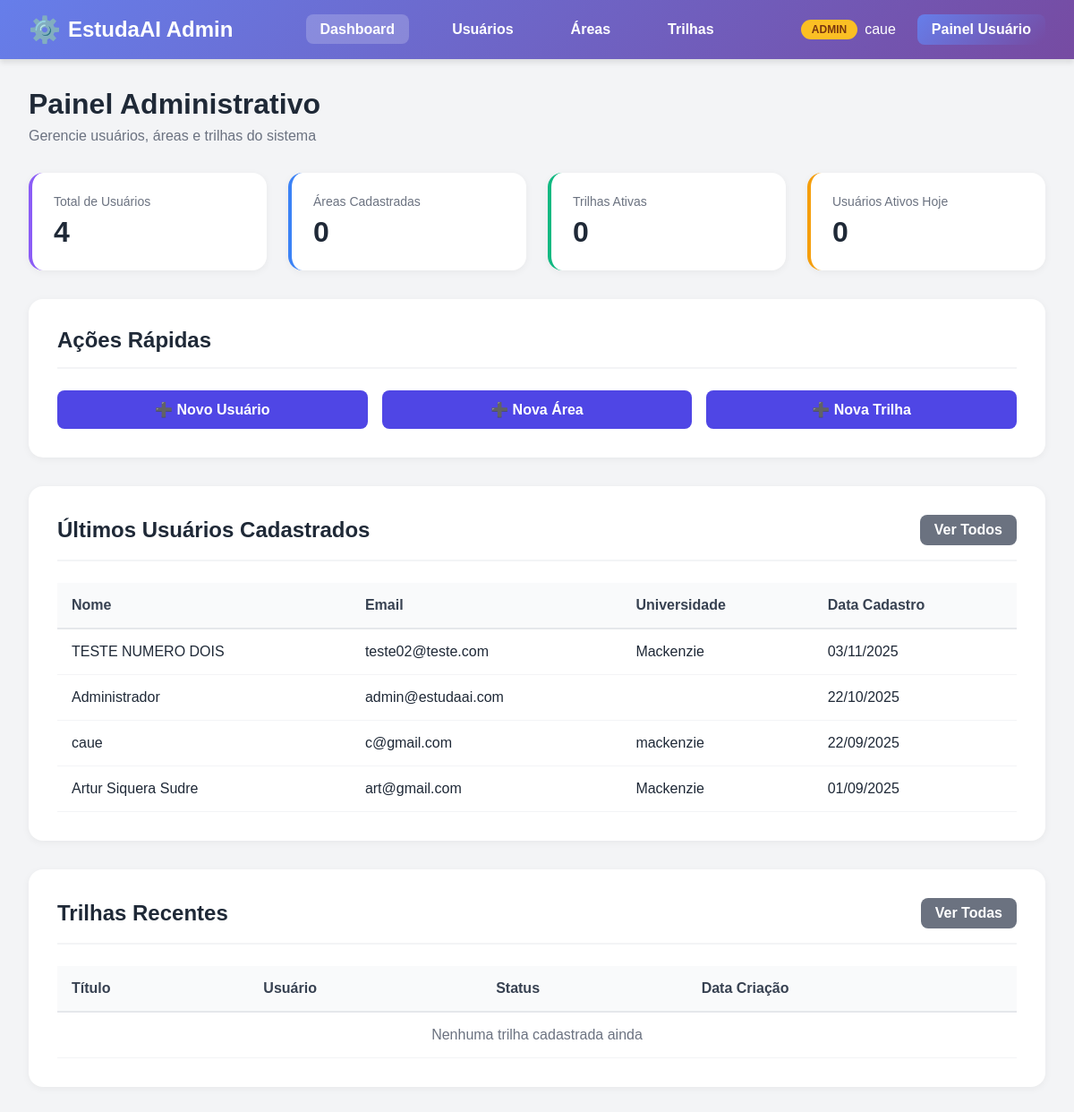
The app's page /usuarios/admin-panel/ (signed in), older data.
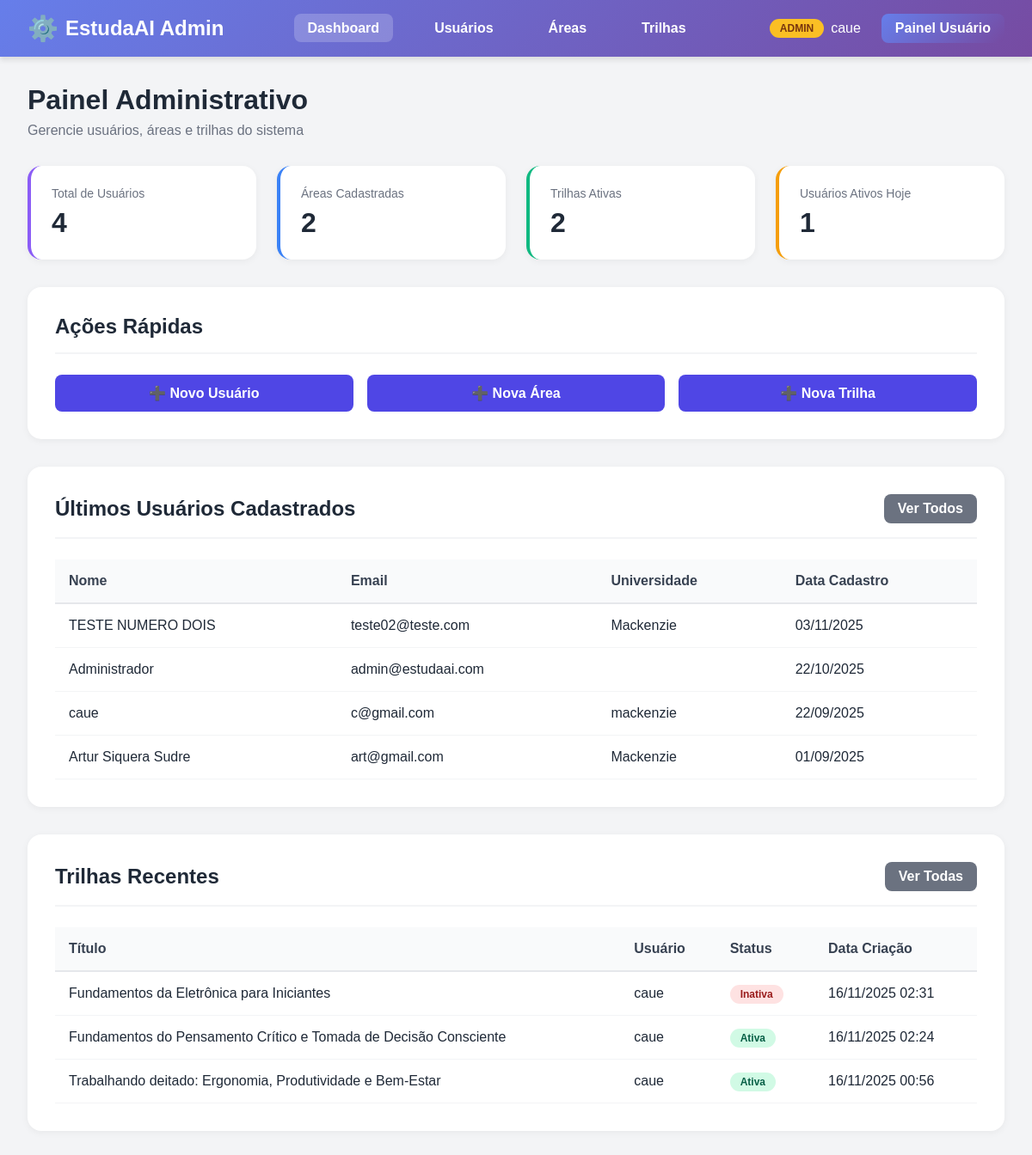
The same page, newer data.
### usuarios/models.py (models this page shows, shortened)
class Usuario(AbstractUser): #criação de uma classe usuário
    nome = models.CharField(max_length=100)#Char pois é tudo caracter, o tamanho pode variar, sendo de caso a caso
    email = models.EmailField(unique=True)#modelo específico de email, pois email tem seus peculiaridades, ex: @
    universidade = models.CharField(max_length=255)#Char pois é tudo caracter
    curso = models.CharField(max_length=255)#Char pois é tudo caracter
    ano_formatura = models.IntegerField(null=True, blank=True, validators=[MinValueValidator(2000), MaxValueValidator(2060)])# Intenger para números inteiros, null=True --> o Banco não dará erro se estiver vazio
    idade = models.IntegerField(null=True, blank=True, validators=[MinValueValidator(8), MaxValueValidator(100)])#blank=True --> o django aceitará formulários com essa parte em branco, mine max value validator para validar e não ter número absurdoss
    nome = models.CharField(max_length=100)  # Nome completo do usuário
    email = models.EmailField(unique=True)  # Email único no sistema
    universidade = models.CharField(max_length=255)  # Nome da universidade
    curso = models.CharField(max_length=255)  # Nome do curso
    ano_formatura = models.IntegerField(
        null=True, blank=True,  # Permite valores vazios
        validators=[MinValueValidator(2000), MaxValueValidator(2060)]  # Entre 2000 e 2060
    )
    idade = models.IntegerField(
        null=True, blank=True,  # Permite valores vazios
        validators=[MinValueValidator(8), MaxValueValidator(100)]  # Entre 8 e 100 anos
    )
    REQUIRED_FIELDS = ['nome', 'email', 'universidade', 'curso', 'ano_formatura', 'idade']

### api/models.py (models this page shows, shortened)
class Trilha(models.Model):
    usuario = models.ForeignKey(Usuario, on_delete=models.CASCADE, related_name='trilhas')
    titulo = models.CharField(max_length=200)
    descricao = models.TextField(blank=True)
    area = models.ForeignKey(Area, on_delete=models.SET_NULL, null=True, blank=True, related_name='trilhas')
    conteudo = models.TextField(blank=True, help_text="Conteúdo JSON da trilha gerada pela IA")
    ativa = models.BooleanField(default=True)
    data_criacao = models.DateTimeField(auto_now_add=True)
    data_atualizacao = models.DateTimeField(auto_now=True)
    class Meta:
        ordering = ['-data_criacao']
        verbose_name = 'Trilha'
        verbose_name_plural = 'Trilhas'

### usuarios/views.py (the view)
# urls.py: path('admin-panel/', views.admin_dashboard, name='admin_dashboard'),  # Dashboard admin
@login_required(login_url='login')
@user_passes_test(user_is_staff, login_url='dashboard')
def admin_dashboard(request):
    total_usuarios = Usuario.objects.count()
    total_areas = Area.objects.count()
    total_trilhas = Trilha.objects.filter(ativa=True).count()
    hoje = timezone.now()
    ontem = hoje - timedelta(days=1)
    usuarios_ativos_hoje = Usuario.objects.filter(last_login__gte=ontem).count()
    ultimos_usuarios = Usuario.objects.order_by('-date_joined')[:5]
    ultimas_trilhas = Trilha.objects.select_related('usuario', 'area').order_by('-data_criacao')[:5]
    context = {
        'total_usuarios': total_usuarios,
        'total_areas': total_areas,
        'total_trilhas': total_trilhas,
        'usuarios_ativos_hoje': usuarios_ativos_hoje,
        'ultimos_usuarios': ultimos_usuarios,
        'ultimas_trilhas': ultimas_trilhas,
    }
    return render(request, 'usuarios/admin/admin_dashboard.html', context)

### usuarios/views.py (called while the page is built)
def user_is_staff(user):
    return user.is_staff

### usuarios/templates/usuarios/admin/admin_dashboard.html (shortened to what the changed rows need)
{% load static %}
<!DOCTYPE html>
<html lang="pt-BR">
<head>
    <link rel="stylesheet" href="{% static 'usuarios/admin-style.css' %}">
</head>
<body>
    <header class="admin-navbar">
        <nav class="admin-nav-container">
            <div class="admin-user-info">
                <span class="admin-badge">ADMIN</span>
                <span>{{ user.username }}</span>
                <a href="{% url 'dashboard' %}" style="background: linear-gradient(135deg, #667eea 0%, #764ba2 100%); color: white; padding: 0.5rem 1rem; border-radius: 0.5rem; font-weight: 600; text-decoration: none; margin-left: 1rem; transition: transform 0.2s; display: inline-block;" onmouseover="this.style.transform='translateY(-2px)'" onmouseout="this.style.transform='translateY(0)'">Painel Usuário</a>
            </div>
        </nav>
    </header>
    <main class="admin-container">
        <div class="admin-header">
            <h1 class="admin-title">Painel Administrativo</h1>
        </div>
        <div class="stats-grid">
            <div class="stat-card blue">
                <div class="stat-label">Áreas Cadastradas</div>
                <div class="stat-value">{{ total_areas }}</div>
            </div>
            <div class="stat-card green">
                <div class="stat-label">Trilhas Ativas</div>
                <div class="stat-value">{{ total_trilhas }}</div>
            </div>
            <div class="stat-card yellow">
                <div class="stat-label">Usuários Ativos Hoje</div>
                <div class="stat-value">{{ usuarios_ativos_hoje }}</div>
            </div>
        </div>
        <div class="admin-card">
            <div class="card-header">
                <h2 class="card-title">Ações Rápidas</h2>
            </div>
        </div>
        <div class="admin-card">
            <div class="card-header">
                <h2 class="card-title">Últimos Usuários Cadastrados</h2>
            </div>
            <div class="table-container">
                <table class="admin-table">
                    <thead>
                        <tr>
                            <th>Nome</th>
                            <th>Email</th>
                            <th>Universidade</th>
                            <th>Data Cadastro</th>
                        </tr>
                    </thead>
                    <tbody>
                        {% for usuario in ultimos_usuarios %}
                        <tr>
                            <td>{{ usuario.nome }}</td>
                            <td>{{ usuario.email }}</td>
                            <td>{{ usuario.universidade }}</td>
                            <td>{{ usuario.date_joined|date:"d/m/Y" }}</td>
                        </tr>
                        {% empty %}
                        <tr>
                            <td colspan="4" style="text-align: center; color: #6b7280;">
                                Nenhum usuário cadastrado ainda
                            </td>
                        </tr>
                        {% endfor %}
                    </tbody>
                </table>
            </div>
        </div>
        <div class="admin-card">
            <div class="card-header">
                <h2 class="card-title">Trilhas Recentes</h2>
            </div>
            <div class="table-container">
                <table class="admin-table">
                    <thead>
                        <tr>
                            <th>Título</th>
                            <th>Usuário</th>
                            <th>Status</th>
                            <th>Data Criação</th>
                        </tr>
                    </thead>
                    <tbody>
                        {% for trilha in ultimas_trilhas %}
                        <tr>
                            <td>{{ trilha.titulo }}</td>
                            <td>{{ trilha.usuario.nome }}</td>
                            <td>
                                {% if trilha.ativa %}
                                <span class="badge success">Ativa</span>
                                {% else %}
                                <span class="badge danger">Inativa</span>
                                {% endif %}
                            </td>
                            <td>{{ trilha.data_criacao|date:"d/m/Y H:i" }}</td>
                        </tr>
                        {% empty %}
                        <tr>
                            <td colspan="4" style="text-align: center; color: #6b7280;">
                                Nenhuma trilha cadastrada ainda
                            </td>
                        </tr>
                        {% endfor %}
                    </tbody>
                </table>
            </div>
        </div>
    </main>
</body>
</html>

Row changes from the older to the newer data that the page shows:
added Trilha: titulo "Fundamentos da Eletrônica para Iniciantes", usuario.nome "caue", ativa "Inativa", data_criacao "16/11/2025 02:31"
added Trilha: titulo "Fundamentos do Pensamento Crítico e Tomada de Decisão Consciente", usuario.nome "caue", ativa "Ativa", data_criacao "16/11/2025 02:24"
added Trilha: titulo "Trabalhando deitado: Ergonomia, Produtividade e Bem-Estar", usuario.nome "caue", ativa "Ativa", data_criacao "16/11/2025 00:56"
Text that changed along with them:
{{ total_areas }}: "0" → "2"
{{ total_trilhas }}: "0" → "2"
{{ usuarios_ativos_hoje }}: "0" → "1"
text no longer shown: "Nenhuma trilha cadastrada ainda"
